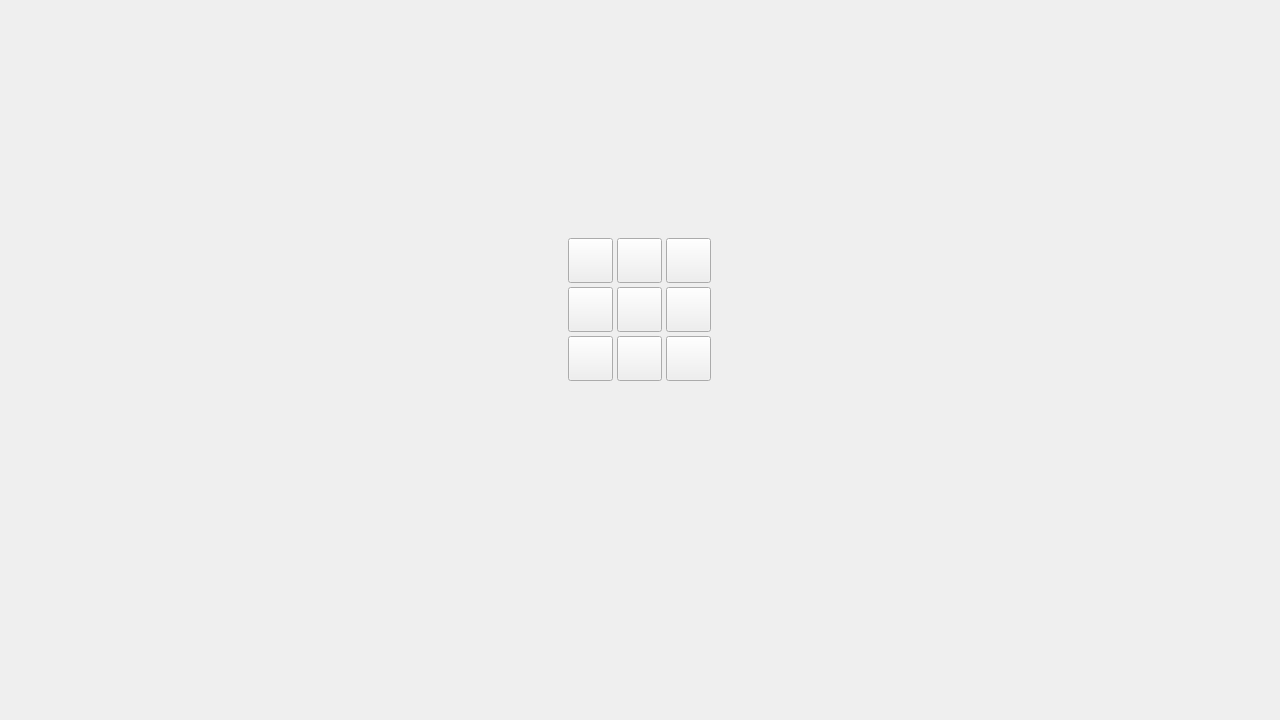
<?xml version="1.0" encoding="UTF-8"?>
<ui version="4.0">
 <class>MainWindow</class>
 <widget class="QMainWindow" name="MainWindow">
  <property name="geometry">
   <rect>
    <x>0</x>
    <y>0</y>
    <width>1280</width>
    <height>720</height>
   </rect>
  </property>
  <property name="minimumSize">
   <size>
    <width>1280</width>
    <height>720</height>
   </size>
  </property>
  <property name="cursor">
   <cursorShape>ArrowCursor</cursorShape>
  </property>
  <property name="windowTitle">
   <string>MainWindow</string>
  </property>
  <widget class="QWidget" name="centralwidget">
   <property name="cursor">
    <cursorShape>ArrowCursor</cursorShape>
   </property>
   <layout class="QGridLayout" name="gridLayout">
    <property name="leftMargin">
     <number>0</number>
    </property>
    <property name="topMargin">
     <number>0</number>
    </property>
    <property name="rightMargin">
     <number>0</number>
    </property>
    <property name="bottomMargin">
     <number>0</number>
    </property>
    <item row="0" column="0">
     <layout class="QVBoxLayout" name="verticalLayout">
      <item>
       <layout class="QHBoxLayout" name="horizontalLayout" stretch="6,2">
        <property name="spacing">
         <number>20</number>
        </property>
        <item>
         <layout class="QGridLayout" name="tiles" rowstretch="0">
          <property name="sizeConstraint">
           <enum>QLayout::SetFixedSize</enum>
          </property>
          <property name="spacing">
           <number>0</number>
          </property>
         </layout>
        </item>
        <item>
         <layout class="QGridLayout" name="controls">
          <property name="sizeConstraint">
           <enum>QLayout::SetFixedSize</enum>
          </property>
          <property name="topMargin">
           <number>150</number>
          </property>
          <property name="rightMargin">
           <number>0</number>
          </property>
          <property name="bottomMargin">
           <number>250</number>
          </property>
          <item row="0" column="0">
           <widget class="QWidget" name="gridWidget" native="true">
            <property name="maximumSize">
             <size>
              <width>633</width>
              <height>16777215</height>
             </size>
            </property>
            <property name="cursor">
             <cursorShape>BlankCursor</cursorShape>
            </property>
            <property name="styleSheet">
             <string notr="true">border-image: url(:/textures/floor/floor1.png);</string>
            </property>
            <layout class="QGridLayout" name="gridLayout_2">
             <property name="sizeConstraint">
              <enum>QLayout::SetFixedSize</enum>
             </property>
             <property name="bottomMargin">
              <number>9</number>
             </property>
             <property name="spacing">
              <number>4</number>
             </property>
             <item row="1" column="1">
              <widget class="QPushButton" name="turn">
               <property name="enabled">
                <bool>true</bool>
               </property>
               <property name="minimumSize">
                <size>
                 <width>45</width>
                 <height>45</height>
                </size>
               </property>
               <property name="cursor">
                <cursorShape>ArrowCursor</cursorShape>
               </property>
               <property name="styleSheet">
                <string notr="true">border-image: url(:/textures/arrows/arrow_skip.png);</string>
               </property>
               <property name="text">
                <string/>
               </property>
              </widget>
             </item>
             <item row="0" column="1">
              <widget class="QPushButton" name="up">
               <property name="enabled">
                <bool>true</bool>
               </property>
               <property name="minimumSize">
                <size>
                 <width>45</width>
                 <height>45</height>
                </size>
               </property>
               <property name="cursor">
                <cursorShape>ArrowCursor</cursorShape>
               </property>
               <property name="styleSheet">
                <string notr="true">border-image: url(:/textures/arrows/arrow_up.png);</string>
               </property>
               <property name="text">
                <string/>
               </property>
              </widget>
             </item>
             <item row="2" column="1">
              <widget class="QPushButton" name="down">
               <property name="enabled">
                <bool>true</bool>
               </property>
               <property name="minimumSize">
                <size>
                 <width>45</width>
                 <height>45</height>
                </size>
               </property>
               <property name="cursor">
                <cursorShape>ArrowCursor</cursorShape>
               </property>
               <property name="styleSheet">
                <string notr="true">border-image: url(:/textures/arrows/arrow_down.png);</string>
               </property>
               <property name="text">
                <string/>
               </property>
              </widget>
             </item>
             <item row="2" column="0">
              <widget class="QPushButton" name="downleft">
               <property name="enabled">
                <bool>true</bool>
               </property>
               <property name="minimumSize">
                <size>
                 <width>45</width>
                 <height>45</height>
                </size>
               </property>
               <property name="cursor">
                <cursorShape>ArrowCursor</cursorShape>
               </property>
               <property name="styleSheet">
                <string notr="true">border-image: url(:/textures/arrows/arrow_down_left.png);</string>
               </property>
               <property name="text">
                <string/>
               </property>
              </widget>
             </item>
             <item row="1" column="2">
              <widget class="QPushButton" name="right">
               <property name="enabled">
                <bool>true</bool>
               </property>
               <property name="minimumSize">
                <size>
                 <width>45</width>
                 <height>45</height>
                </size>
               </property>
               <property name="cursor">
                <cursorShape>ArrowCursor</cursorShape>
               </property>
               <property name="styleSheet">
                <string notr="true">border-image: url(:/textures/arrows/arrow_right.png);</string>
               </property>
               <property name="text">
                <string/>
               </property>
              </widget>
             </item>
             <item row="0" column="2">
              <widget class="QPushButton" name="upright">
               <property name="enabled">
                <bool>true</bool>
               </property>
               <property name="minimumSize">
                <size>
                 <width>45</width>
                 <height>45</height>
                </size>
               </property>
               <property name="cursor">
                <cursorShape>ArrowCursor</cursorShape>
               </property>
               <property name="styleSheet">
                <string notr="true">border-image: url(:/textures/arrows/arrow_up_right.png);</string>
               </property>
               <property name="text">
                <string/>
               </property>
              </widget>
             </item>
             <item row="0" column="0">
              <widget class="QPushButton" name="upleft">
               <property name="enabled">
                <bool>true</bool>
               </property>
               <property name="minimumSize">
                <size>
                 <width>45</width>
                 <height>45</height>
                </size>
               </property>
               <property name="cursor">
                <cursorShape>ArrowCursor</cursorShape>
               </property>
               <property name="styleSheet">
                <string notr="true">border-image: url(:/textures/arrows/arrow_up_left.png);</string>
               </property>
               <property name="text">
                <string/>
               </property>
              </widget>
             </item>
             <item row="2" column="2">
              <widget class="QPushButton" name="downright">
               <property name="enabled">
                <bool>true</bool>
               </property>
               <property name="minimumSize">
                <size>
                 <width>45</width>
                 <height>45</height>
                </size>
               </property>
               <property name="cursor">
                <cursorShape>ArrowCursor</cursorShape>
               </property>
               <property name="styleSheet">
                <string notr="true">border-image: url(:/textures/arrows/arrow_down_right.png);</string>
               </property>
               <property name="text">
                <string/>
               </property>
              </widget>
             </item>
             <item row="1" column="0">
              <widget class="QPushButton" name="left">
               <property name="enabled">
                <bool>true</bool>
               </property>
               <property name="minimumSize">
                <size>
                 <width>45</width>
                 <height>45</height>
                </size>
               </property>
               <property name="cursor">
                <cursorShape>ArrowCursor</cursorShape>
               </property>
               <property name="styleSheet">
                <string notr="true">border-image: url(:/textures/arrows/arrow_left.png);</string>
               </property>
               <property name="text">
                <string/>
               </property>
              </widget>
             </item>
            </layout>
           </widget>
          </item>
         </layout>
        </item>
       </layout>
      </item>
     </layout>
    </item>
   </layout>
  </widget>
 </widget>
 <resources/>
 <connections/>
</ui>
